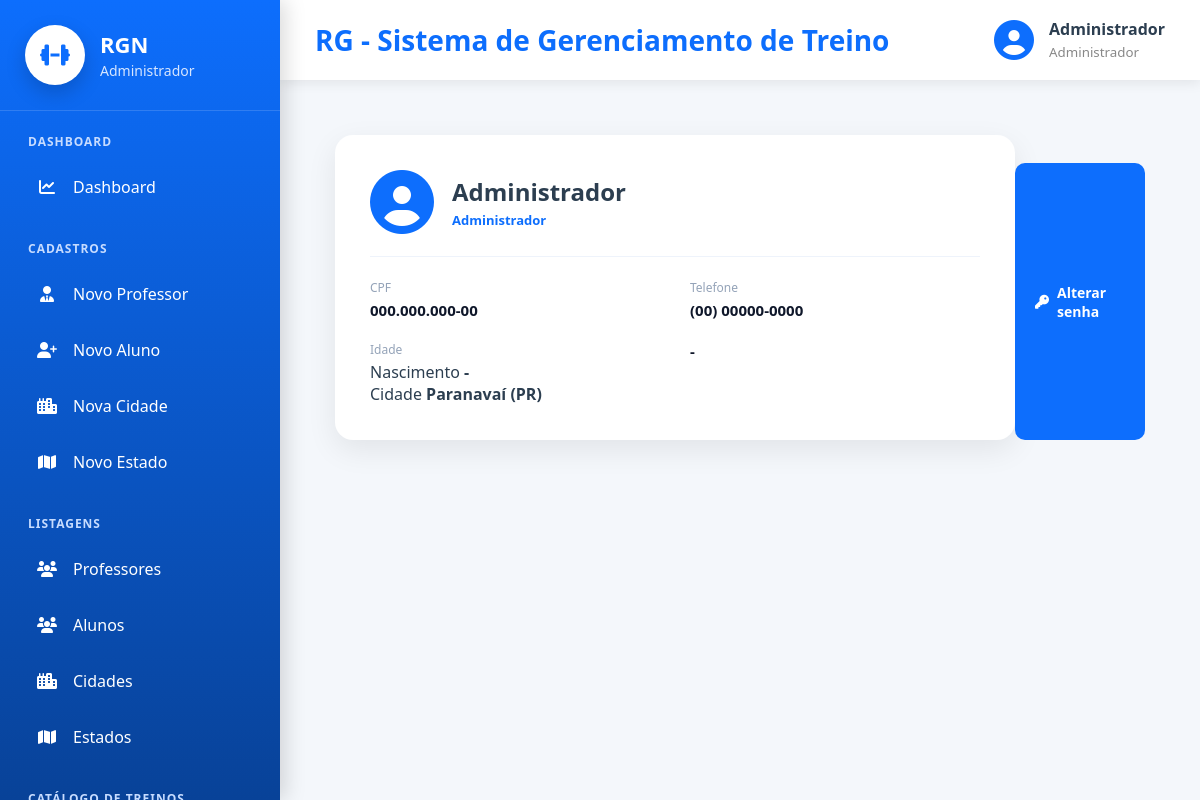
Screenshot of /cadastros/meu-perfil/ (signed in) with the database file from the repository.
### cadastros/models.py (models this page shows, shortened)
class Auditoria(models.Model):
    cadastrado_em = models.DateTimeField(auto_now_add=True, verbose_name="Cadastrado em")
    atualizado_em = models.DateTimeField(auto_now=True, verbose_name="Atualizado em")
    class Meta:
        abstract = True

class Pessoa(Auditoria):
    TIPO_CHOICES = [
        ('ALUNO', 'Aluno'),
        ('PROFESSOR', 'Professor'),
        ('ADMINISTRADOR', 'Administrador')
    ]
    SEXO_CHOICES = [
        ('M', 'Masculino'),
        ('F', 'Feminino'),
        ('O', 'Outro'),
    ]
    NIVEL_CHOICES = [
        (1, 'Iniciante'),
        (2, 'Intermediário'),
        (3, 'Avançado'),
    ]
    tipo = models.CharField(max_length=20, choices=TIPO_CHOICES, verbose_name="Tipo de Pessoa")
    nome = models.CharField(max_length=50, verbose_name="Nome")
    data_nascimento = models.DateField(verbose_name="Data de nascimento",null=True,blank=True,validators=[validar_data_nascimento],)
    cpf = models.CharField(max_length=11, unique=True, verbose_name="CPF")
    telefone = models.CharField(max_length=15, verbose_name="Telefone")
    objetivo = models.TextField(verbose_name="Objetivo", null=True, blank=True)
    sexo = models.CharField(max_length=20, choices=SEXO_CHOICES, verbose_name="Sexo", null=True, blank=True)
    nivel = models.IntegerField(choices=NIVEL_CHOICES, verbose_name="Nível", null=True, blank=True)
    cidade = models.ForeignKey(Cidade, on_delete=models.PROTECT)
    professor = models.ForeignKey("self", on_delete=models.PROTECT, related_name="alunos", limit_choices_to={"tipo": "PROFESSOR"}, null=True, blank=True)
    usuario = models.OneToOneField("auth.User", on_delete=models.CASCADE, related_name="pessoa_usuario")
    precisa_trocar_senha = models.BooleanField(default=False, verbose_name="Precisa trocar a senha")
    @property
    def idade(self):
        if not self.data_nascimento:
            return None
        hoje = timezone.localdate()
        ja_fez_aniversario = (hoje.month, hoje.day) >= (
            self.data_nascimento.month, self.data_nascimento.day
        )
        return hoje.year - self.data_nascimento.year - (0 if ja_fez_aniversario else 1)
    @property
    def cpf_formatado(self):
        c = self.cpf or ''
        if len(c) != 11:
            return c
        return f"{c[:3]}.{c[3:6]}.{c[6:9]}-{c[9:]}"
    @property
    def telefone_formatado(self):
        t = ''.join(ch for ch in (self.telefone or '') if ch.isdigit())
        if len(t) == 11:
            return f"({t[:2]}) {t[2:7]}-{t[7:]}"
        if len(t) == 10:
            return f"({t[:2]}) {t[2:6]}-{t[6:]}"
        return self.telefone or ''

class Cidade(Auditoria):
    nome = models.CharField(max_length=50, verbose_name="Nome da Cidade")
    estado = models.ForeignKey(Estado, on_delete=models.PROTECT)
    def __str__(self):
        return "{} ({})".format(self.nome, self.estado.sigla)

class Estado(Auditoria):
    nome = models.CharField(max_length=50, verbose_name="Nome do Estado")
    sigla = models.CharField(max_length=2, verbose_name="Sigla")

### cadastros/views.py (the view)
# urls.py: path('meu-perfil/', MeuPerfilView.as_view(), name='meu-perfil'),
class MeuPerfilView(LoginRequiredMixin, TemplateView):
    template_name = 'cadastros/meu_perfil.html'

### cadastros/templates/cadastros/meu_perfil.html (shortened to what this page needs)
{% extends 'modelo.html' %}
{% load static %}
{% block css %}
<link rel="stylesheet" href="{% static 'css/paginas/modelo.css' %}">
<link rel="stylesheet" href="{% static 'css/cadastros/meu_perfil.css' %}">
{% endblock %}
{% block main %}
{% with p=request.user.pessoa_usuario %}
<div class="perfil-page">
    <div class="perfil-card">
        <div class="perfil-topo">
            <i class="fas fa-circle-user"></i>
            <div>
                <h2>{{ p.nome }}</h2>
                <span>{{ p.get_tipo_display }}</span>
            </div>
        </div>
        <div class="perfil-grid">
            <div>
                <span>CPF</span>
                <strong>{{ p.cpf_formatado }}</strong>
            </div>
            <div>
                <span>Telefone</span>
                <strong>{{ p.telefone_formatado }}</strong>
            </div>
            <span>Idade</span>
            <strong>
                {% if p.idade is not None %}
                {{ p.idade }} anos
                {% else %}
                -
                {% endif %}
            </strong>
        </div>
        <div>
            <span>Nascimento</span>
            <strong>{{ p.data_nascimento|date:"d/m/Y"|default:"-" }}</strong>
        </div>
        <div>
            <span>Cidade</span>
            <strong>{{ p.cidade }}</strong>
        </div>
    </div>
    <div class="perfil-acoes">
        <a href="{% url 'alterar-senha' %}" class="btn-perfil">
            <i class="fas fa-key"></i>
            Alterar senha
        </a>
    </div>
</div>
</div>
{% endwith %}
{% endblock %}

### paginas/templates/modelo.html (shortened to what this page needs)
{% load static %}
<!DOCTYPE html>
<html lang="pt-br">
<head>
    <link rel="stylesheet" href="{% static 'css/paginas/modelo.css' %}">
    <link rel="stylesheet" href="{% static 'css/paginas/menu.css' %}">
    <link rel="stylesheet" href="{% static 'css/paginas/dashboard/dashboard_admin.css' %}">
    <link rel="stylesheet" href="{% static 'css/paginas/dashboard/dashboard_aluno.css' %}">
    <link rel="stylesheet" href="{% static 'css/paginas/dashboard/dashboard_professor.css' %}">
    <link rel="stylesheet"
          href="https://cdnjs.cloudflare.com/ajax/libs/font-awesome/6.7.2/css/all.min.css">
    {% block css %}
    {% endblock %}
</head>
<body>
<div class="layout">
    {% if request.user.is_authenticated %}
        {% if is_admin %}
            {% include 'menus/menu_admin.html' %}
        {% elif is_professor %}
            {% include 'menus/menu_professor.html' %}
        {% elif is_aluno %}
            {% include 'menus/menu_aluno.html' %}
        {% endif %}
    {% endif %}
    <div class="main-area">
        <header class="topbar">
            <div class="titulo">
                <h2>
                    {% block titulo %}
                        RG - Sistema de Gerenciamento de Treino
                    {% endblock %}
                </h2>
            </div>
            {% if request.user.is_authenticated %}
            <div class="usuario">
                <i class="fas fa-circle-user"></i>
                <div>
                    <strong>
                        {{ request.user.pessoa_usuario.nome }}
                    </strong>
                    <small>
                        {% if is_admin %}
                            Administrador
                        {% elif is_professor %}
                            Professor
                        {% elif is_aluno %}
                            Aluno
                        {% endif %}
                    </small>
                </div>
            </div>
            {% endif %}
        </header>
        <main class="conteudo">
            {% block main %}
            {% endblock %}
    </div>
</body>
</html>

### static/css/paginas/modelo.css (style rules this page uses)
* { margin:0; padding:0; box-sizing:border-box; font-family:"Segoe UI",sans-serif; }
body { background:#f4f7fb; color:#2c3e50; }
.layout { display:flex; min-height:100vh; }
.main-area { margin-left:280px; width:calc(100% - 280px); display:flex; flex-direction:column; }
.topbar { height:80px; background:white; display:flex; justify-content:space-between; align-items:center; padding:0 35px; box-shadow:0 3px 12px rgba(0,0,0,.08); }
.titulo h2 { color:#0d6efd; font-size:28px; }
.usuario { display:flex; align-items:center; gap:15px; }
.usuario i { font-size:40px; color:#0d6efd; }
.usuario strong { display:block; font-size:16px; }
.usuario small { color:#888; }
.conteudo { flex:1; padding:35px; }

### static/css/paginas/dashboard/dashboard_admin.css (style rules this page uses)
* { margin:0; padding:0; box-sizing:border-box; }

### static/css/cadastros/meu_perfil.css (style rules this page uses)
.perfil-page { display:flex; justify-content:center; padding:20px; }
.perfil-card { background:white; width:100%; max-width:680px; border-radius:18px; padding:35px; box-shadow:0 10px 30px rgba(0,0,0,.08); }
.perfil-topo { display:flex; align-items:center; gap:18px; padding-bottom:22px; margin-bottom:22px; border-bottom:1px solid #eef3fb; }
.perfil-topo i { font-size:64px; color:#0d6efd; }
.perfil-topo h2 { color:#2c3e50; font-size:24px; }
.perfil-topo span { color:#0d6efd; font-size:13px; font-weight:600; }
.perfil-grid { display:grid; grid-template-columns:repeat(2, 1fr); gap:20px 30px; }
.perfil-grid span { display:block; color:#94a3b8; font-size:12px; margin-bottom:3px; }
.perfil-grid strong { color:#0f172a; font-size:15px; }
.perfil-acoes { display:flex; gap:12px; flex-wrap:wrap; margin-top:28px; }
.btn-perfil { display:inline-flex; align-items:center; gap:8px; background:#0d6efd; color:white; text-decoration:none; padding:12px 20px; border-radius:10px; font-size:14px; font-weight:600; transition:.2s; }

### rows the page displays
Pessoa: nome "Administrador", tipo "Administrador", cpf_formatado "000.000.000-00", telefone_formatado "(00) 00000-0000", data_nascimento "-", cidade "Paranavaí (PR)"

### other values shown
{{ request.user.pessoa_usuario.nome }} "Administrador"
